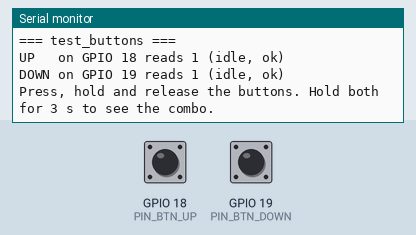
Bench run of a sketch on a simulated ESP32. Shown: the last lines printed to the serial monitor. Inputs (shaded band) come from the test bench; at power-on: GPIO 18 (PIN_BTN_UP) HIGH, GPIO 19 (PIN_BTN_DOWN) HIGH.

Above: at 1.5 s.
1.6 s: GPIO 18 (PIN_BTN_UP) pulled LOW for 0.15 s
At 2.3 s:
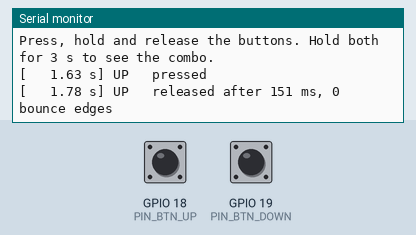
3.2 s: GPIO 19 (PIN_BTN_DOWN) pulled LOW for 0.15 s
At 4.5 s:
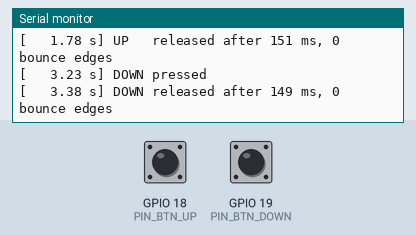
4.8 s: GPIO 18 (PIN_BTN_UP) pulled LOW for 1 s
At 5.2 s:
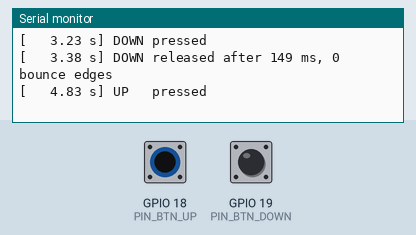
7.3 s: GPIO 19 (PIN_BTN_DOWN) pulled LOW for 3.2 s
At 8.3 s:
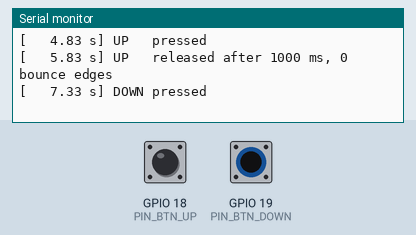
12.0 s: GPIO 19 (PIN_BTN_DOWN) pulled LOW for 1 s
At 13.8 s:
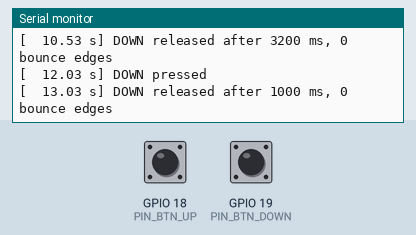
14.5 s: GPIO 18 (PIN_BTN_UP) pulled LOW for 0.15 s
At 15.6 s:
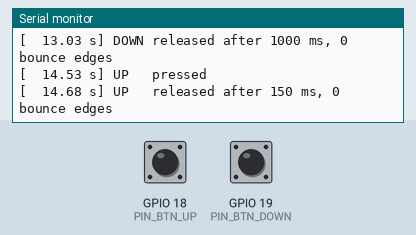

The sketch:

test_buttons.ino
```cpp
// =====================================================================
//  test_buttons  —  the UP / DOWN buttons on their own
//
//  Prints every press and release with hold time, counts contact bounce
//  (raw edges inside the firmware's 30 ms debounce window), and spots the
//  "both held" combo the firmware uses for clear-fault + re-home.
//
//  Wiring: each button from its GPIO to GND (internal pull-ups are used).
//  Idle should read 1 and pressed 0. A pin that reads 0 with nothing
//  pressed is shorted to GND or wired to the wrong pin.
// =====================================================================
#define ENABLE_HOME_ASSISTANT 0
#include <Arduino.h>
#include "Config.h"

struct Btn {
  const char* name; uint8_t pin;
  bool stable = false;            // debounced: true = pressed
  bool raw = false;
  uint32_t lastEdge = 0, pressedAt = 0;
  uint16_t bounces = 0;           // raw edges counted for the current press
};
Btn btn[2] = { {"UP", PIN_BTN_UP}, {"DOWN", PIN_BTN_DOWN} };
uint32_t bothSince = 0;

void setup() {
  Serial.begin(115200);
  delay(300);
  Serial.println("\n=== test_buttons ===");
  for (auto& b : btn) {
    pinMode(b.pin, INPUT_PULLUP);
    delay(2);
    b.raw = b.stable = digitalRead(b.pin) == LOW;
    Serial.printf("%-4s on GPIO %d reads %d %s\n", b.name, b.pin, digitalRead(b.pin),
                  b.raw ? " <- reads PRESSED at rest: shorted, or wired to the wrong pin?" : "(idle, ok)");
  }
  Serial.println("Press, hold and release the buttons. Hold both for 3 s to see the combo.");
}

void loop() {
  uint32_t now = millis();
  for (auto& b : btn) {
    bool r = digitalRead(b.pin) == LOW;
    if (r != b.raw) {                                  // raw edge
      b.raw = r;
      if (now - b.lastEdge < 30) b.bounces++;
      b.lastEdge = now;
    }
    if (b.raw != b.stable && now - b.lastEdge >= 30) { // stable for 30 ms -> debounced change
      b.stable = b.raw;
      if (b.stable) {
        b.pressedAt = now;
        Serial.printf("[%7.2f s] %-4s pressed\n", now / 1000.0f, b.name);
      } else {
        Serial.printf("[%7.2f s] %-4s released after %lu ms, %u bounce edge%s%s\n", now / 1000.0f, b.name,
                      (unsigned long)(now - b.pressedAt), b.bounces, b.bounces == 1 ? "" : "s",
                      b.bounces > 6 ? "  <- very bouncy; consider a 100nF cap across the switch" : "");
        b.bounces = 0;
      }
    }
  }

  static bool comboReported = false;
  bool both = btn[0].stable && btn[1].stable;
  if (both && !bothSince) { bothSince = now ? now : 1; Serial.println("            both held..."); }
  if (both && !comboReported && now - bothSince >= 3000) {
    Serial.println("            both held 3 s -> firmware would clear a fault and re-home");
    comboReported = true;                              // once per hold
  }
  if (!both) { bothSince = 0; comboReported = false; }
}
```

Config.h
```cpp
// =====================================================================
//  Config.h  —  everything you are likely to tune lives here
// =====================================================================
#pragma once
#include <Arduino.h>

// ---------------------------------------------------------------------
//  Leg count
// ---------------------------------------------------------------------
#define NUM_LEGS 4

// ---------------------------------------------------------------------
//  Target: ESP32-WROVER-E module
//  (Arduino IDE board: "ESP32 Wrover Module" or "ESP32 Dev Module" with
//   PSRAM enabled)
// ---------------------------------------------------------------------
#if defined(CONFIG_IDF_TARGET) && !defined(CONFIG_IDF_TARGET_ESP32)
  #error "This pin map is for the ESP32-WROVER-E (original ESP32 chip). Select an ESP32 (not S2/S3/C3) board."
#endif

// ---------------------------------------------------------------------
//  Encoder backend
//    1 = ESP32 hardware pulse counter (PCNT). Counts in hardware with a
//        glitch filter and zero CPU load. The ESP32 has 8 units; we use 4.
//    0 = GPIO interrupt decoder (fallback; also used automatically on
//        Arduino-ESP32 core 2.x)
// ---------------------------------------------------------------------
#define ENCODER_USE_PCNT 1

// Glitch filter for PCNT, in nanoseconds (max ~12700 on ESP32). Pulses
// shorter than this are ignored. Motor brush noise lives here.
#define ENCODER_GLITCH_NS 1000

// =====================================================================
//  PIN MAP — ESP32-WROVER-E
//  Full wiring diagram: docs/wiring_diagram.png (generated by
//  docs/make_wiring_diagram.py; re-run it if you change pins here).
//
//  Off-limits on this module, and enforced by the check at the bottom
//  of this file:
//    GPIO 6–11      internal SPI flash
//    GPIO 16, 17    internal PSRAM (WROVER only)
//    GPIO 1, 3      USB serial (UART0 TX/RX)
//    GPIO 0,2,5,12,15  boot strapping pins
//
//  That leaves 17 clean GPIOs:
//    4 13 14 18 19 21 22 23 25 26 27 32 33 34 35 36 39
//
//  Used                                         Spare (clean)
//    Encoders  13 25 26 32 34 35 36 39 (8)        4 14
//    Buttons   18 19                   (2)
//    Presets   33 (R-2R ladder, ADC1)  (1)
//    I2C       21 22                   (2)
//    Display   23 (CLK) 27 (DIO)       (2)
//
//  The preset ladder must be on an ADC1 pin (32–39). ADC2 can't be read
//  while Wi-Fi is running. All the ADC1 pins were encoders, so leg 2's
//  encoder B moved from 33 to 13 (any GPIO works for an encoder).
//
//  Encoder notes:
//   * 34/35/36/39 are input-only and have NO internal pull-ups. Fit
//     external pull-ups to 3.3V (2.2k–4.7k) on ALL eight encoder lines.
//     Desk-leg hall sensors are often 5V open-collector: pull up to 3.3V,
//     NOT 5V. If they push-pull at 5V, level-shift them.
//   * GPIO 36/39 have a chip erratum: a brief ~80 ns low glitch when
//     ADC1 or Wi-Fi powers up. The 1 µs PCNT glitch filter removes it.
//     Keep the PCNT backend if you add Wi-Fi later.
// =====================================================================
struct LegPins {
  uint8_t encA, encB;   // quadrature inputs
};

static constexpr LegPins LEG_PINS[NUM_LEGS] = {
  // encA encB
  {  34,  35 },   // leg 0  front-left
  {  36,  39 },   // leg 1  front-right
  {  32,  13 },   // leg 2  rear-left   (B moved off 33 for the preset ladder)
  {  25,  26 },   // leg 3  rear-right
};

// Per-leg direction DEFAULTS. You normally don't edit these: run the
// "calib" serial command once after wiring up. It works out each leg's
// motor and encoder direction, saves them to flash, and loads them at
// every boot. These values are only used until then, or after
// "calib reset".
static const bool MOTOR_INVERT[NUM_LEGS]   = { false, false, false, false };
static const bool ENCODER_INVERT[NUM_LEGS] = { false, false, false, false };

// Hand-held buttons (active LOW, to GND, internal pull-ups enabled)
#define PIN_BTN_UP    18
#define PIN_BTN_DOWN  19

// ---------------------------------------------------------------------
//  Preset buttons: 4 buttons, one ADC pin, 4-bit R-2R ladder
//  (schematic: docs/preset_ladder.png)
//
//            2R          R           R           R
//   GND ───/\/\───┬───/\/\───┬───/\/\───┬───/\/\───┬───┬── GPIO 33
//    (terminator) │           │           │           │   │
//                 2R          2R          2R          2R  ═╧═ 100nF to GND
//                 │           │           │           │      (noise filter)
//                 b0          b1          b2          b3
//               (P4)        (P3)        (P2)        (P1)
//
//   Each bN node: 1k to GND, and the button from bN to 3.3V.
//   Suggested: R = 10k, 2R = 20k (or 2x 10k in series).
//
//   Ideal output with one button held: P1 = 1/2 x 3.3V = 1.65V,
//   P2 = 0.82V, P3 = 0.41V, P4 = 0.21V, none = 0V. The 1k pull-downs and
//   resistor tolerance shift these a few %, so run "btncal" once and the
//   real levels are saved to flash. P1 gets the biggest step, so wire your
//   most-used preset there.
//
//   Short press  = go to that preset
//   Hold 2 s     = save the current height to that preset ("S n" on display)
//   Any press during an automatic move stops it.
// ---------------------------------------------------------------------
#define PIN_PRESET_ADC        33
#define PRESET_LONG_PRESS_MS 2000
#define PRESET_SUPPLY_MV     3300    // ladder reference (the 3.3V the buttons switch)

// I2C bus to the BTS7960 board (its qwiic connector: 1 GND, 2 3.3V, 3 SDA, 4 SCL).
// The ESP32 must supply 3.3V on pin 2: it powers the ISO1540's ESP32 side.
#define PIN_I2C_SDA   21
#define PIN_I2C_SCL   22

#define PIN_NONE 255          // "no pin" marker (e.g. PIN_MOTOR_POWER unused)

// Gotek LEDC68 3-digit LED display (TM1651). 2-wire, NOT I2C, so it
// needs its own pins. Power the board from 3.3V.
#define PIN_DISP_CLK  23
#define PIN_DISP_DIO  27


// ---------------------------------------------------------------------
//  Display behaviour
// ---------------------------------------------------------------------
#define DISPLAY_TIMEOUT_MS     5000   // dark after this long with no button/serial input
#define DISPLAY_BRIGHTNESS        5   // 0 (dim) .. 7 (bright)
#define DISPLAY_INCHES            0   // 0 = show height in cm, 1 = whole inches
#define DISPLAY_MSG_MS         1200   // how long "P 1" / "S 1" messages show
// Motion counts as activity, so the display stays lit for the whole move
// and goes dark DISPLAY_TIMEOUT_MS after the desk stops.
// A fault always wakes the display. Set this to 1 to keep a fault showing
// until it is cleared, instead of timing out like normal.
#define DISPLAY_FAULT_STAYS_ON    0

// ---------------------------------------------------------------------
//  Mechanics
// ---------------------------------------------------------------------
// Encoder counts per mm of leg travel (all 4 edges counted, i.e. 4x the
// encoder's pulses per revolution). Measure it: home, move up, measure
// how far the desk moved, divide the counts by the mm.
#define COUNTS_PER_MM       40.0f

#define MIN_HEIGHT_MM        2.0f    // relative to the homed bottom (stay off the hard stop)
#define MAX_HEIGHT_MM      600.0f    // soft upper limit
#define HEIGHT_OFFSET_MM   620.0f    // desk height at the bottom (display only)

// ---------------------------------------------------------------------
//  Motion profile
// ---------------------------------------------------------------------
#define MAX_SPEED_MM_S      35.0f    // cruise speed
#define ACCEL_MM_S2         60.0f    // ramp rate (soft start and stop)
#define HOMING_SPEED_MM_S   12.0f    // slow, so the end-stop stall is gentle
#define HOMING_BACKOFF_MM    3.0f    // back off the end stop after homing

#define CONTROL_HZ         200       // control loop rate

// ---------------------------------------------------------------------
//  Per-leg position controller (output is -1.0 .. +1.0 motor command)
//    out = FF * (v / vmax)  +  KP * err  +  KI * ∫err
//  The error is in mm. Start with KI = 0 and raise KP until the legs
//  track well without buzzing, then add a little KI.
// ---------------------------------------------------------------------
#define KFF                 0.80f    // feed-forward: duty at cruise speed
#define KP                  0.15f    // per mm of error
#define KI                  0.40f    // per mm*s of error
#define I_LIMIT             0.30f    // anti-windup clamp on the integral term
#define MIN_DUTY            0.08f    // dead-band compensation (motor stiction)
#define POSITION_TOL_MM     0.5f     // "arrived" tolerance
#define SETTLE_TIMEOUT_MS  1000      // stop trying to settle after this long
#define OUTPUT_SLEW_PER_S    4.0f    // max duty change per second (0->100% in 250 ms)

// ---------------------------------------------------------------------
//  Motor driver: "i2c BTS7960" board (PCA9685 + 8x BTS7960B, ISO1540)
// ---------------------------------------------------------------------

// PCA9685 address = 0x40 + jumpers. JP1..JP6 close A0..A5 (+1 +2 +4 +8
// +16 +32). All open = 0x40. Your old library defaulted to 0x60 (JP6
// closed). If you're unsure, the boot log scans the bus and lists
// what it finds.
#define BTS_BOARD_ADDR    0x40

// PCA9685 PWM frequency. Its hardware maximum is ~1526 Hz, so the motors
// will whine audibly. The BTS7960 could do 25 kHz, but the PCA9685 can't.
#define BTS_PWM_HZ        1526

// Which board port (1..4, as silk-screened / as in your library) each
// leg is plugged into. Port 1 = J5 pins 1-2, 2 = J5 3-4, 3 = J3 1-2,
// 4 = J3 3-4 (J2/J4 screw terminals are in parallel).
static const uint8_t LEG_PORT[NUM_LEGS] = { 1, 2, 3, 4 };

// I2C clock. The board has 10k pull-ups on the ESP32 (side 1) of the
// ISO1540. That's too weak for a clean 400 kHz and below the ISO1540's
// 0.5 mA minimum sink current. Add 2.2k–4.7k pull-ups to 3.3V at the
// ESP32, or drop this to 100000 if you see Er4 / I2C errors.
#define I2C_FREQ_HZ     400000

// Optional hardware kill: a GPIO that switches the board's 24 V supply
// (relay or MOSFET module, active HIGH = power on). The PCA9685 keeps
// driving the motors if the ESP32 hangs, reboots, or loses the I2C cable;
// this is the only way to stop them then. Spare clean pins: 4, 14.
#ifndef PIN_MOTOR_POWER
#define PIN_MOTOR_POWER   PIN_NONE
#endif

// ---------------------------------------------------------------------
//  Synchronization and safety
// ---------------------------------------------------------------------
// The shared setpoint may never lead the slowest leg by more than this.
// A slow leg makes the whole desk wait for it.
#define MAX_LEAD_MM          4.0f

// If any two legs ever differ by more than this, stop everything.
#define SYNC_FAULT_MM       10.0f

// Stall: commanded above STALL_DUTY but moved less than STALL_MIN_MM in
// STALL_TIME_MS. Means an obstruction or an end stop. Fault, or end of
// homing for that leg.
#define STALL_DUTY           0.25f
#define STALL_MIN_MM         0.3f
#define STALL_TIME_MS      400

// Encoder sanity check: faster than this means noise or a wiring fault.
#define MAX_PLAUSIBLE_MM_S 120.0f

// Save the position to flash when stopped, so the desk need not re-home
// after every power cycle.
#define PERSIST_POSITION     1

#define NUM_PRESETS          4

// ---------------------------------------------------------------------
//  Control loop in its own FreeRTOS task (core 1, above loop()).
//  Leave this at 1. It's what keeps Wi-Fi/MQTT from ever stalling
//  motor control. 0 runs it from loop() as before (debug only).
// ---------------------------------------------------------------------
#ifndef CONTROL_TASK
#define CONTROL_TASK          1
#endif

// ---------------------------------------------------------------------
//  Home Assistant (Wi-Fi + MQTT with auto-discovery)
//
//  Put your credentials in secrets.h (copy secrets.example.h). Entities
//  appear in Home Assistant by themselves via MQTT discovery. You need an
//  MQTT broker (e.g. the Mosquitto add-on) and the MQTT integration.
// ---------------------------------------------------------------------
#ifndef ENABLE_HOME_ASSISTANT
#define ENABLE_HOME_ASSISTANT 1
#endif

#if ENABLE_HOME_ASSISTANT
  #if __has_include("secrets.h")
    #include "secrets.h"
  #else
    #error "Copy secrets.example.h to secrets.h and fill in your Wi-Fi and MQTT details (or set ENABLE_HOME_ASSISTANT 0)"
  #endif
#endif

// Device ID: used in MQTT topics (desk/<id>/...) and HA unique IDs.
// Change it if you build a second desk.
#define HA_DEVICE_ID      "desk4leg"
// Device name in Home Assistant. Entity IDs are derived from it:
// "Standing desk" -> cover.standing_desk, sensor.standing_desk_height ...
// The dashboard YAML assumes this name.
#define HA_DEVICE_NAME    "Standing desk"
#define FW_VERSION        "1.0.0"

// =====================================================================
//  Compile-time pin check: fails the build if any pin above is
//  reserved on the WROVER-E, is a strapping pin, is used twice, or if
//  a pin needing an output or a pull-up lands on an input-only pin.
// =====================================================================
namespace pincheck {
  constexpr bool forbidden(uint8_t p) {
    return (p >= 6 && p <= 11) || p == 16 || p == 17 ||          // flash, PSRAM
           p == 1 || p == 3 ||                                    // UART0
           p == 0 || p == 2 || p == 5 || p == 12 || p == 15 ||    // strapping
           p > 39 || p == 20 || p == 24 || (p >= 28 && p <= 31) || p == 37 || p == 38;
  }
  constexpr bool inputOnly(uint8_t p) { return p >= 34 && p <= 39; }

  // every pin in use in the selected configuration
  constexpr uint8_t USED[] = {
    LEG_PINS[0].encA, LEG_PINS[0].encB, LEG_PINS[1].encA, LEG_PINS[1].encB,
    LEG_PINS[2].encA, LEG_PINS[2].encB, LEG_PINS[3].encA, LEG_PINS[3].encB,
    PIN_BTN_UP, PIN_BTN_DOWN, PIN_PRESET_ADC,
    PIN_DISP_CLK, PIN_DISP_DIO, PIN_MOTOR_POWER,
    PIN_I2C_SDA, PIN_I2C_SCL,
  };
  constexpr size_t N = sizeof(USED) / sizeof(USED[0]);

  constexpr bool allAllowed(size_t i = 0) {
    return i >= N || ((USED[i] == PIN_NONE || !forbidden(USED[i])) && allAllowed(i + 1));
  }
  constexpr bool noDupFrom(size_t i, size_t j) {
    return j >= N || ((USED[i] == PIN_NONE || USED[i] != USED[j]) && noDupFrom(i, j + 1));
  }
  constexpr bool noDuplicates(size_t i = 0) {
    return i >= N || (noDupFrom(i, i + 1) && noDuplicates(i + 1));
  }
  constexpr bool outputsOk() {
    return !inputOnly(PIN_BTN_UP) && !inputOnly(PIN_BTN_DOWN)       // need internal pull-ups
        && !inputOnly(PIN_DISP_CLK) && !inputOnly(PIN_DISP_DIO)     // display outputs
        && !inputOnly(PIN_MOTOR_POWER)
        && !inputOnly(PIN_I2C_SDA) && !inputOnly(PIN_I2C_SCL)
        ;
  }
  static_assert(NUM_LEGS == 4, "pin check assumes 4 legs; update USED[] if you change NUM_LEGS");
  static_assert(allAllowed(),   "A pin is reserved on the WROVER-E (flash/PSRAM/UART) or is a strapping pin");
  static_assert(noDuplicates(), "The same GPIO is assigned twice");
  static_assert(PIN_PRESET_ADC >= 32 && PIN_PRESET_ADC <= 39,
                "Preset ladder must be on an ADC1 pin (32-39); ADC2 stops working when Wi-Fi is on");
  static_assert(outputsOk(),    "An output or pulled-up input is on an input-only pin (34-39)");
}
```

Measured:
- after the input at 1.6 s, the serial monitor: prints a new line at once (image 1)
- after the input at 3.2 s, the serial monitor: prints a new line at once (image 2)
- after the input at 4.8 s, the serial monitor: prints a new line at once (image 3)
- after the input at 7.3 s, the serial monitor: prints a new line at once (image 4)
- after the input at 12.0 s, the serial monitor: prints a new line at once (image 5)
- after the input at 14.5 s, the serial monitor: prints a new line at once (image 6)
